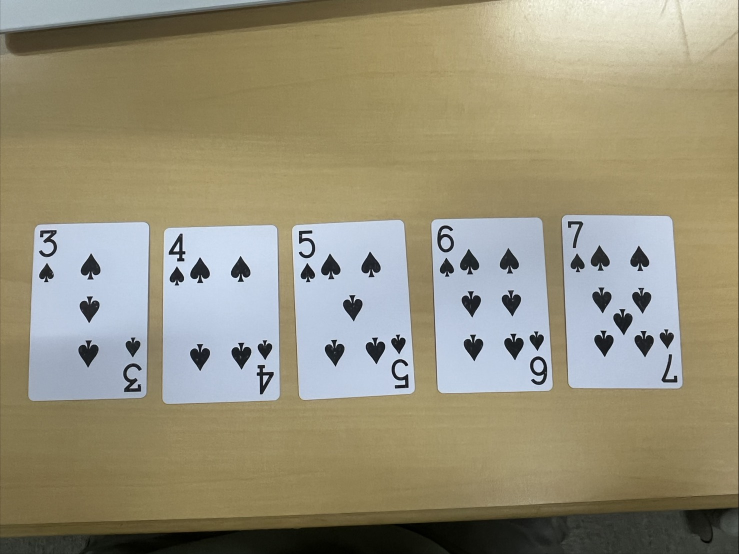
#> input picture cardproject/input_images/5card.jpg, 1478 x 1108 px (shown at 1/2 size); its folder holds only this picture in this run
$ python -i card_seg_model.py   (imports and definitions only)   (older library calls are emulated)
#> lines starting #> are read from the running program, lines starting #| are printed output that depends on the picture
"""Learned card segmentation — the engine that handles overlapping cards.

The classical detector in ``card_splitter_v2`` reaches its ceiling when cards
overlap: a card that is partly hidden has no closed outline to trace, and its
visible part is an L-shape that no rectangle filter accepts. Measured on
synthetic scenes built from held-out source photos, it recovers ~90% of
well-separated cards, ~51% of touching ones, and ~16% of overlapping ones.

This module fills that gap with a small U-Net (see
``research/training/tiny_unet.py``) that predicts three classes per pixel —
background, card interior, card border. Predicting the border explicitly is what
separates the instances: two cards sharing an edge form one connected region
under a binary card/not-card mask, but their *interiors* are disconnected once
the border is carved out, so ordinary connected components recovers them one by
one.

The interior of an occluded card is a partial shape, so each component is
completed back to a full card rectangle before it is cropped — see
``_complete_to_card``. That keeps every crop the shape of a whole card, which is
what the existing suit and rank models were trained on, so nothing downstream
has to change to gain overlap support.

The weights are optional. If the file is missing the service runs the classical
engine instead, so a checkout without the model still works.

The model is a *rescue*, not a replacement — ``detect_cards(engine="auto")``
takes the classical answer whenever it looks clean and only consults this
module otherwise. A model trained on too little source material beats geometry
on overlap while losing ground on the easy separated case, and the easy case is
the common one. ``research/training/card_seg_eval.py`` prints that comparison on
held-out material; check it before shipping a new set of weights.
"""

from __future__ import annotations

import math
import os
from pathlib import Path
from typing import Any

import cv2
import numpy as np

try:  # inside the service package
    from .card_splitter_v2 import (
        CARD_ASPECT,
        MAX_CARDS,
        CardQuad,
        _aspect_score,
        _enforce_size_consistency,
        _merge_duplicates,
        _refine_quad_edges,
        _unit_card_area,
        order_points,
    )
except ImportError:  # standing alone, e.g. next to the file on Colab
    from card_splitter_v2 import (  # type: ignore
        CARD_ASPECT,
        MAX_CARDS,
        CardQuad,
        _aspect_score,
        _enforce_size_consistency,
        _merge_duplicates,
        _refine_quad_edges,
        _unit_card_area,
        order_points,
    )

MODELS_DIR = Path(__file__).resolve().parent.parent.parent / "models"
# Overridable so the training notebook can score a freshly trained file, and so
# a deployment can point at weights mounted outside the image.
WEIGHTS_PATH = Path(os.environ.get("CARD_SEG_WEIGHTS")
                    or (MODELS_DIR / "card_seg_unet.pt"))


# [6 lines left out: function set_weights_path, not called in this run]


# Must match research/training/tiny_unet.py.
INPUT_W = 256
INPUT_H = 192
MEAN = np.array([0.485, 0.456, 0.406], np.float32)
STD = np.array([0.229, 0.224, 0.225], np.float32)

LABEL_INTERIOR = 1
LABEL_BORDER = 2

# How much of a card completion may be invented. Completing a partial card to
# the known 2.5:3.5 rectangle is the whole point of this module, but the same
# arithmetic will happily turn a sliver into a card-shaped rectangle many times
# its size — and because the completion *forces* the aspect ratio, the result
# passes every aspect check while being nonsense.
#
# Seen for real: on a five-card photo the network merged three cards into one
# component spanning the full frame, and completing it produced a quad with
# nineteen times a card's area. Bounding the growth is the only check that
# catches this, since the shape looks right by construction.
MAX_COMPLETION_GROWTH = 4.0

_model: Any = None
_load_failed = False


def weights_available() -> bool:
    return WEIGHTS_PATH.is_file()


def _load():
    """Load the TorchScript module once per process."""
    global _model, _load_failed
    if _model is not None:
        return _model
    if _load_failed:
        raise RuntimeError("card segmentation weights previously failed to load")
    if not WEIGHTS_PATH.is_file():
        _load_failed = True
        raise FileNotFoundError(
            f"学習済みモデルが見つかりません: {WEIGHTS_PATH}\n"
            "research/notebooks/card_seg_synth_train.ipynb を Colab で実行して "
            "card_seg_unet.pt を作り、上記の場所に置いてください。"
            "（--engine auto なら学習モデル無しでも古典的手法で動きます）")
    try:
        import torch

        model = torch.jit.load(str(WEIGHTS_PATH), map_location="cpu")
        model.eval()
        _model = model
        return _model
    except Exception:
        _load_failed = True
        raise


def _predict(image: np.ndarray) -> np.ndarray:
    """Return the per-pixel class map at the network's own resolution."""
    import torch

    model = _load()
    resized = cv2.resize(image, (INPUT_W, INPUT_H), interpolation=cv2.INTER_AREA)
    rgb = cv2.cvtColor(resized, cv2.COLOR_BGR2RGB).astype(np.float32) / 255.0
    rgb = (rgb - MEAN) / STD
    tensor = torch.from_numpy(rgb).permute(2, 0, 1).unsqueeze(0)
    with torch.no_grad():
        logits = model(tensor)
    return logits.argmax(1)[0].cpu().numpy().astype(np.uint8)


# [93 lines left out: functions _axis_vectors, _occluded_side, _complete_to_card, not called in this run]


def detect_cards_learned(image: np.ndarray, *, max_cards: int = MAX_CARDS,
                         debug: dict[str, Any] | None = None) -> list[CardQuad]:
    """Detect cards, including overlapping ones, with the trained segmenter."""
    h, w = image.shape[:2]
    label = _predict(image)

    interior = (label == LABEL_INTERIOR).astype(np.uint8)
    # Erode a little more: the network's border is a few pixels at 256x192, and
    # instances that still touch after it would merge back into one component.
    k = cv2.getStructuringElement(cv2.MORPH_ELLIPSE, (3, 3))
    seeds = cv2.morphologyEx(interior, cv2.MORPH_OPEN, k, iterations=1)

    n_labels, comp = cv2.connectedComponents(seeds, connectivity=4)
    scale_x, scale_y = w / INPUT_W, h / INPUT_H
    min_area = (INPUT_W * INPUT_H) * 0.004

    quads: list[CardQuad] = []
    for i in range(1, n_labels):
        blob = (comp == i).astype(np.uint8)
        if int(blob.sum()) < min_area:
            continue
        contours, _ = cv2.findContours(blob, cv2.RETR_EXTERNAL,
                                       cv2.CHAIN_APPROX_SIMPLE)
        if not contours:
            continue
        cnt = max(contours, key=cv2.contourArea)
        quad = _complete_to_card(cnt, label)
        if quad is None:
            continue

        # Occlusion shows up as a component much smaller than the card it sits
        # in; flag it so callers know the crop contains borrowed pixels.
        rect_area = cv2.contourArea(quad.astype(np.float32))
        occluded = rect_area > 0 and (cv2.contourArea(cnt) / rect_area) < 0.72

        full = quad * np.array([scale_x, scale_y], np.float32)
        q = CardQuad(corners=full.astype(np.float32),
                     sources={"unet"}, occluded=occluded)
        short, long = q.dims()
        q.aspect = short / long if long > 0 else 0.0
        q.extent = float(cv2.contourArea(cnt) / rect_area) if rect_area else 0.0
        q.score = 0.55 + 0.35 * _aspect_score(q.aspect)
        quads.append(q)

    quads = _merge_duplicates(quads, (h, w))
    quads = [q for q in quads if _aspect_score(q.aspect) > 0.25]

    # Every card in one photo is the same object at roughly one distance — the
    # same fact the classical engine leans on. Applying it here too drops the
    # odd component that survived completion at the wrong scale.
    quads = _enforce_size_consistency(quads, _unit_card_area(quads))

    # Snap onto real edges: the mask comes back at 256x192, so its outline is
    # several full-resolution pixels thick before this runs.
    gray = cv2.cvtColor(image, cv2.COLOR_BGR2GRAY)
    grad = cv2.magnitude(cv2.Scharr(gray, cv2.CV_32F, 1, 0),
                         cv2.Scharr(gray, cv2.CV_32F, 0, 1))
    for q in quads:
        q.corners = _refine_quad_edges(grad, q.corners)
        q._raster = None
        short, long = q.dims()
        q.aspect = short / long if long > 0 else 0.0

    quads.sort(key=lambda q: q.score, reverse=True)
    quads = quads[:max_cards]
    quads.sort(key=lambda q: float(q.center[0]))

    if debug is not None:
        debug["engine"] = "learned"
        debug["label_map"] = label
        debug["components"] = n_labels - 1
        debug["final"] = len(quads)

    return quads

>>> import cv2
>>> picture = cv2.imread('../../../../cardproject/input_images/5card.jpg', cv2.IMREAD_GRAYSCALE)
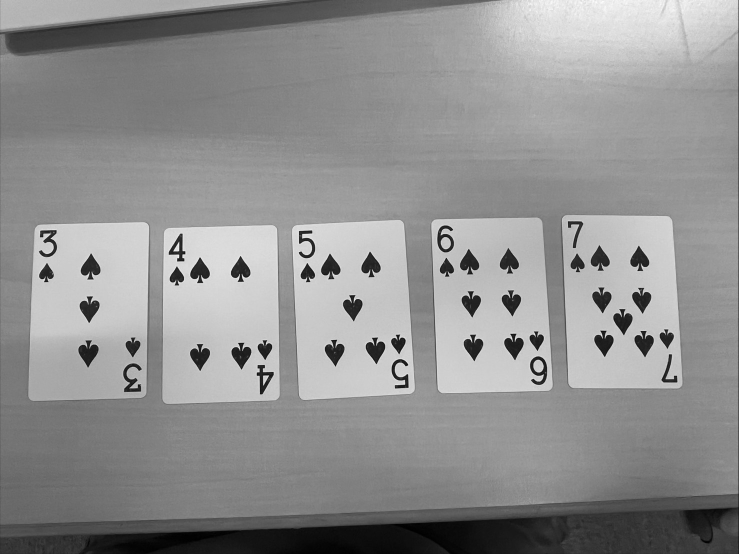
#> picture: shape (1108, 1478) (shown at 1/2 size); min 0, max 255, mean 144.1
>>> result = detect_cards_learned(picture)
#> (the run stopped early here; a loop or call above may not have finished)
